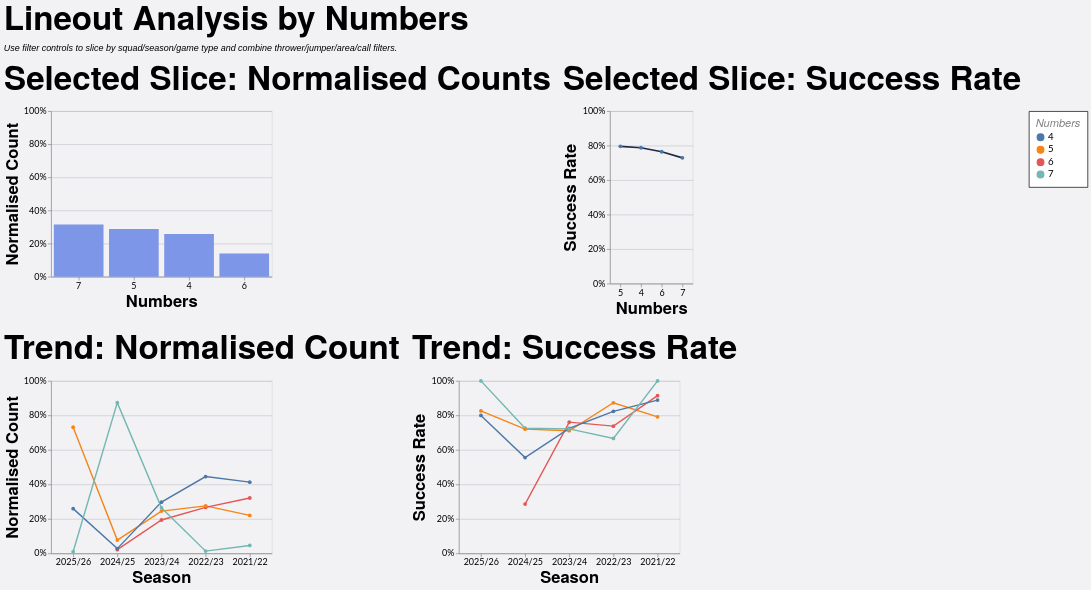

Source (Vega-Lite JSON):
### Vega-Lite specification from a JSON file in a GitHub repository (floating-point values rounded to 4 significant figures; data arrays with more than 128 entries replaced by an {"elided": "..."} marker saying what was removed)
{"config": {"axis": {"labelFont": "Lato, sans-serif", "titleFont": "PT Sans Narrow, Helvetica Neue, Helvetica, Arial, sans-serif", "labelFontSize": 13, "titleFontSize": 24, "gridColor": "#202947", "gridOpacity": 0.2}, "header": {"labelFont": "PT Sans Narrow, Helvetica Neue, Helvetica, Arial, sans-serif", "titleFont": "PT Sans Narrow, Helvetica Neue, Helvetica, Arial, sans-serif", "labelFontSize": 24, "titleFontSize": 28, "labelFontWeight": "bold", "orient": "left"}, "legend": {"labelFont": "Lato, sans-serif", "titleFont": "PT Sans Narrow, Helvetica Neue, Helvetica, Arial, sans-serif", "labelFontSize": 14, "titleFontSize": 16, "titlePadding": 5, "fillColor": "white", "strokeColor": "black", "padding": 10, "titleFontWeight": "lighter", "titleFontStyle": "italic", "titleColor": "gray", "offset": 10}, "title": {"font": "PT Sans Narrow, Helvetica Neue, Helvetica, Arial, sans-serif", "fontSize": 48, "fontWeight": "bold", "anchor": "start", "align": "center", "titlePadding": 20, "subtitlePadding": 10, "subtitleFontSize": 13, "subtitleColor": "", "subtitleFontStyle": "italic", "offset": 15, "color": "black"}, "axisX": {"labelAngle": 0}, "facet": {"title": null, "header": null, "align": {"row": "each", "column": "each"}}, "resolve": {"scale": {"y": "independent", "facet": "independent"}}, "background": "#f2f1f4"}, "vconcat": [{"hconcat": [{"mark": {"type": "bar", "color": "#7d96e8"}, "encoding": {"tooltip": [{"field": "numbers", "title": "Numbers", "type": "nominal"}, {"field": "attempts", "format": ",.0f", "title": "Lineouts", "type": "quantitative"}, {"field": "share", "format": ".1%", "title": "Normalised Count", "type": "quantitative"}], "x": {"field": "numbers", "sort": "-y", "title": "Numbers", "type": "nominal"}, "y": {"axis": {"format": "%"}, "field": "share", "scale": {"domain": [0, 1]}, "title": "Normalised Count", "type": "quantitative"}}, "height": 240, "title": "Selected Slice: Normalised Counts", "transform": [{"filter": "(loSquad == 'All' || datum.squad == loSquad) && (loGameType == 'All' || (loGameType == 'League + Cup' && (datum.game_type == 'League' || datum.game_type == 'Cup')) || (loGameType == 'League only' && datum.game_type == 'League') || datum.game_type == loGameType) && (loOpposition == 'All' || datum.opposition == loOpposition) && (loThrower == 'All' || datum.thrower == loThrower) && (loJumper == 'All' || datum.jumper == loJumper) && (loArea == 'All' || datum.area == loArea) && (loNumbers == 'All' || datum.numbers == loNumbers) && (loCall == 'All' || datum.call == loCall) && (loCallType == 'All' || datum.call_type == loCallType)"}, {"filter": "(loSeason == 'All' || datum.season == loSeason)"}, {"aggregate": [{"op": "count", "as": "attempts"}, {"op": "sum", "field": "won", "as": "won"}], "groupby": ["numbers"]}, {"joinaggregate": [{"op": "sum", "field": "attempts", "as": "total_attempts"}]}, {"calculate": "datum.attempts / datum.total_attempts", "as": "share"}, {"calculate": "datum.won / datum.attempts", "as": "success_rate"}], "width": 320}, {"mark": {"type": "line", "color": "#202946", "point": true, "strokeWidth": 2.5}, "encoding": {"tooltip": [{"field": "numbers", "title": "Numbers", "type": "nominal"}, {"field": "won", "format": ",.0f", "title": "Won", "type": "quantitative"}, {"field": "attempts", "format": ",.0f", "title": "Lineouts", "type": "quantitative"}, {"field": "success_rate", "format": ".1%", "title": "Success Rate", "type": "quantitative"}], "x": {"field": "numbers", "sort": "-y", "title": "Numbers", "type": "nominal"}, "y": {"axis": {"format": "%"}, "field": "success_rate", "scale": {"domain": [0, 1]}, "title": "Success Rate", "type": "quantitative"}}, "height": 250, "title": "Selected Slice: Success Rate", "transform": [{"filter": "(loSquad == 'All' || datum.squad == loSquad) && (loGameType == 'All' || (loGameType == 'League + Cup' && (datum.game_type == 'League' || datum.game_type == 'Cup')) || (loGameType == 'League only' && datum.game_type == 'League') || datum.game_type == loGameType) && (loOpposition == 'All' || datum.opposition == loOpposition) && (loThrower == 'All' || datum.thrower == loThrower) && (loJumper == 'All' || datum.jumper == loJumper) && (loArea == 'All' || datum.area == loArea) && (loNumbers == 'All' || datum.numbers == loNumbers) && (loCall == 'All' || datum.call == loCall) && (loCallType == 'All' || datum.call_type == loCallType)"}, {"filter": "(loSeason == 'All' || datum.season == loSeason)"}, {"aggregate": [{"op": "count", "as": "attempts"}, {"op": "sum", "field": "won", "as": "won"}], "groupby": ["numbers"]}, {"joinaggregate": [{"op": "sum", "field": "attempts", "as": "total_attempts"}]}, {"calculate": "datum.attempts / datum.total_attempts", "as": "share"}, {"calculate": "datum.won / datum.attempts", "as": "success_rate"}], "width": {"step": 30}}], "spacing": 16}, {"hconcat": [{"mark": {"type": "line", "point": true, "strokeWidth": 2}, "encoding": {"color": {"field": "numbers", "title": "Numbers", "type": "nominal"}, "tooltip": [{"field": "season", "title": "Season", "type": "nominal"}, {"field": "numbers", "title": "Numbers", "type": "nominal"}, {"field": "attempts", "format": ",.0f", "title": "Lineouts", "type": "quantitative"}, {"field": "norm_count", "format": ".1%", "title": "Normalised Count", "type": "quantitative"}], "x": {"field": "season", "sort": "-x", "title": "Season", "type": "nominal"}, "y": {"axis": {"format": "%"}, "field": "norm_count", "scale": {"domain": [0, 1]}, "title": "Normalised Count", "type": "quantitative"}}, "height": 250, "title": "Trend: Normalised Count", "transform": [{"filter": "(loSquad == 'All' || datum.squad == loSquad) && (loGameType == 'All' || (loGameType == 'League + Cup' && (datum.game_type == 'League' || datum.game_type == 'Cup')) || (loGameType == 'League only' && datum.game_type == 'League') || datum.game_type == loGameType) && (loOpposition == 'All' || datum.opposition == loOpposition) && (loThrower == 'All' || datum.thrower == loThrower) && (loJumper == 'All' || datum.jumper == loJumper) && (loArea == 'All' || datum.area == loArea) && (loNumbers == 'All' || datum.numbers == loNumbers) && (loCall == 'All' || datum.call == loCall) && (loCallType == 'All' || datum.call_type == loCallType)"}, {"aggregate": [{"op": "count", "as": "attempts"}, {"op": "sum", "field": "won", "as": "won"}], "groupby": ["season", "numbers"]}, {"joinaggregate": [{"op": "sum", "field": "attempts", "as": "season_attempts"}], "groupby": ["season"]}, {"calculate": "datum.attempts / datum.season_attempts", "as": "norm_count"}, {"calculate": "datum.won / datum.attempts", "as": "success_rate"}], "width": 320}, {"mark": {"type": "line", "point": true, "strokeWidth": 2}, "encoding": {"color": {"field": "numbers", "title": "Numbers", "type": "nominal"}, "tooltip": [{"field": "season", "title": "Season", "type": "nominal"}, {"field": "numbers", "title": "Numbers", "type": "nominal"}, {"field": "won", "format": ",.0f", "title": "Won", "type": "quantitative"}, {"field": "attempts", "format": ",.0f", "title": "Lineouts", "type": "quantitative"}, {"field": "success_rate", "format": ".1%", "title": "Success Rate", "type": "quantitative"}], "x": {"field": "season", "sort": "-x", "title": "Season", "type": "nominal"}, "y": {"axis": {"format": "%"}, "field": "success_rate", "scale": {"domain": [0, 1]}, "title": "Success Rate", "type": "quantitative"}}, "height": 250, "title": "Trend: Success Rate", "transform": [{"filter": "(loSquad == 'All' || datum.squad == loSquad) && (loGameType == 'All' || (loGameType == 'League + Cup' && (datum.game_type == 'League' || datum.game_type == 'Cup')) || (loGameType == 'League only' && datum.game_type == 'League') || datum.game_type == loGameType) && (loOpposition == 'All' || datum.opposition == loOpposition) && (loThrower == 'All' || datum.thrower == loThrower) && (loJumper == 'All' || datum.jumper == loJumper) && (loArea == 'All' || datum.area == loArea) && (loNumbers == 'All' || datum.numbers == loNumbers) && (loCall == 'All' || datum.call == loCall) && (loCallType == 'All' || datum.call_type == loCallType)"}, {"aggregate": [{"op": "count", "as": "attempts"}, {"op": "sum", "field": "won", "as": "won"}], "groupby": ["season", "numbers"]}, {"joinaggregate": [{"op": "sum", "field": "attempts", "as": "season_attempts"}], "groupby": ["season"]}, {"calculate": "datum.attempts / datum.season_attempts", "as": "norm_count"}, {"calculate": "datum.won / datum.attempts", "as": "success_rate"}], "width": 320}], "spacing": 16}], "data": {"name": "data-a65677e804bf828a00270f35a3ac9793"}, "params": [{"name": "loSquad", "value": "All"}, {"name": "loSeason", "value": "All"}, {"name": "loGameType", "value": "All"}, {"name": "loOpposition", "value": "All"}, {"name": "loThrower", "value": "All"}, {"name": "loJumper", "value": "All"}, {"name": "loArea", "value": "All"}, {"name": "loNumbers", "value": "All"}, {"name": "loCall", "value": "All"}, {"name": "loCallType", "value": "All"}], "spacing": 22, "title": {"text": "Lineout Analysis by Numbers", "subtitle": "Use filter controls to slice by squad/season/game type and combine thrower/jumper/area/call filters."}, "$schema": "https://vega.github.io/schema/vega-lite/v5.20.1.json", "datasets": {"data-a65677e804bf828a00270f35a3ac9793": {"elided": "1242 records"}}}
